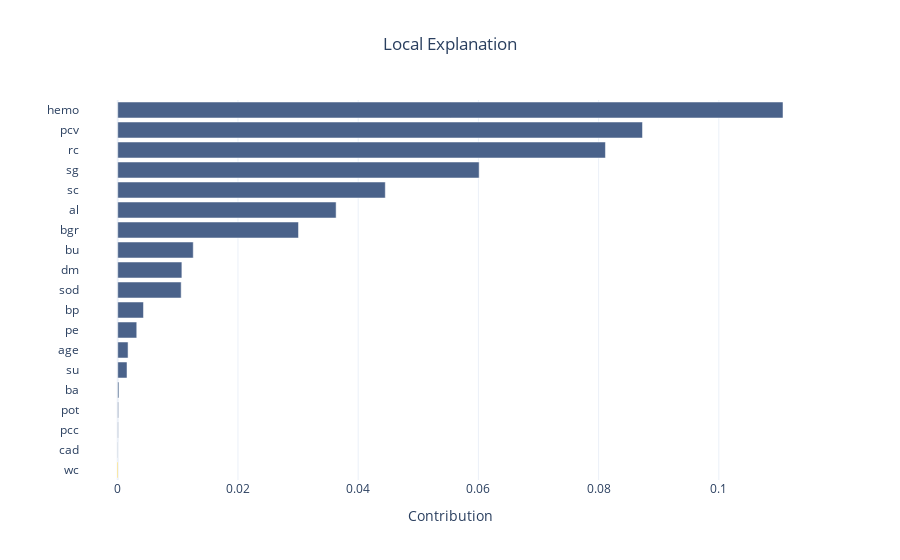

Write notebook code for a chart like this one.
### Code cell
import numpy as np
from plotly.graph_objs import *
import plotly.graph_objects as go

df["color"] = np.where(df["contribution"]<0, '#f4c000', '#4a628a')

fig = go.Figure(go.Bar(x=df['contribution'], 
                       y=df['features'],
                       orientation='h', 
                       marker_color=df['color']) 
               )
fig.update_layout(template='plotly_white', title="Local Explanation", title_x=0.5, xaxis_title="Contribution")
fig.show()

### Figure 1 — Plotly figure (JSON) as saved in the notebook; plotly's stock layout.template omitted (floating-point values rounded to 4 significant figures)
{"data": [{"marker": {"color": ["#f4c000", "#4a628a", "#4a628a", "#4a628a", "#4a628a", "#4a628a", "#4a628a", "#4a628a", "#4a628a", "#4a628a", "#4a628a", "#4a628a", "#4a628a", "#4a628a", "#4a628a", "#4a628a", "#4a628a", "#4a628a", "#4a628a"]}, "orientation": "h", "type": "bar", "x": [-0.0001215, 4.802e-05, 8.235e-05, 0.000137, 0.0001991, 0.001547, 0.001718, 0.003163, 0.004282, 0.01055, 0.01067, 0.01256, 0.03007, 0.03633, 0.04451, 0.06012, 0.08113, 0.0873, 0.1107], "y": ["wc", "cad", "pcc", "pot", "ba", "su", "age", "pe", "bp", "sod", "dm", "bu", "bgr", "al", "sc", "sg", "rc", "pcv", "hemo"]}], "layout": {"title": {"text": "Local Explanation", "x": 0.5}, "xaxis": {"title": {"text": "Contribution"}}}}
